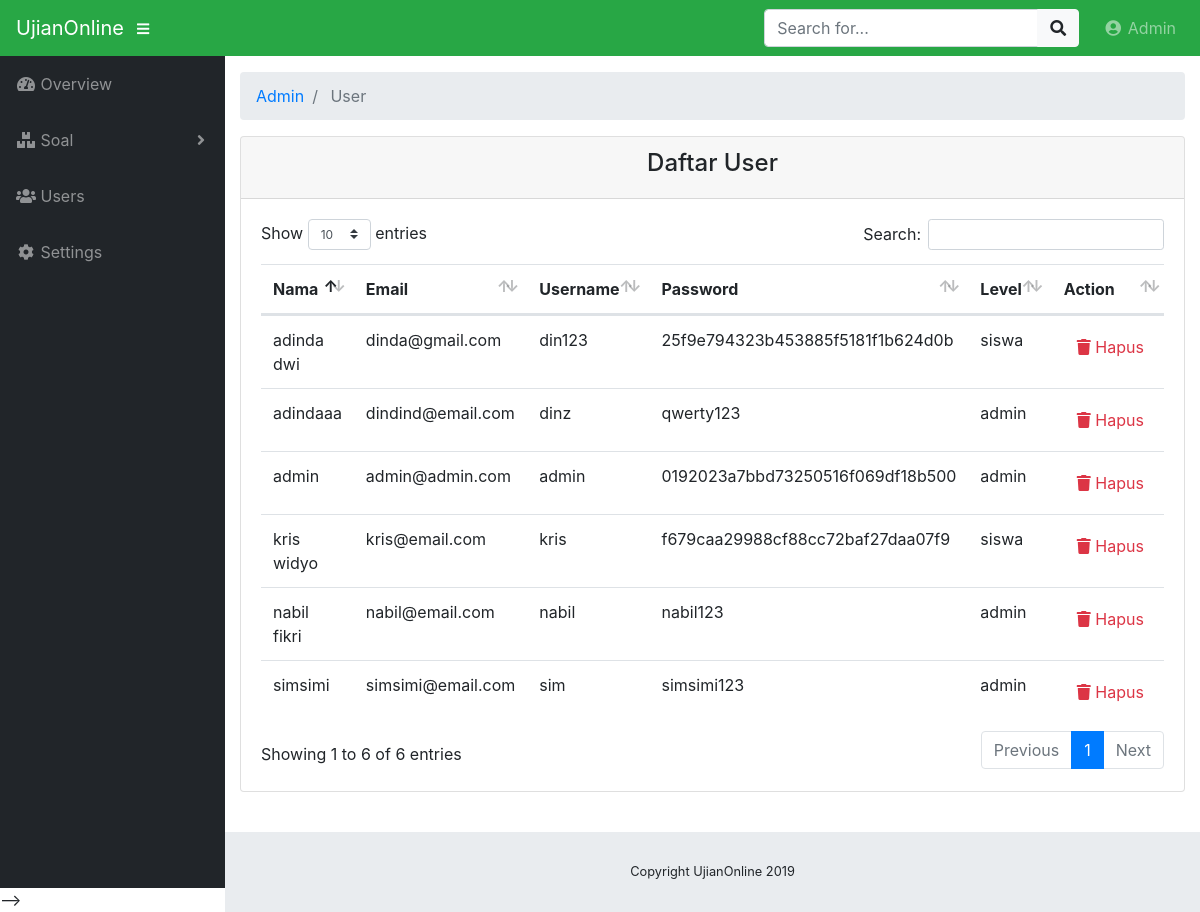
The app's page /index.php/admin/user with its own data.
### tables this page shows
CREATE TABLE `tbl_user` (
  `id_user` int(10) NOT NULL,
  `nama_user` varchar(100) NOT NULL,
  `username` varchar(20) NOT NULL,
  `email` varchar(100) NOT NULL,
  `password` varchar(100) NOT NULL,
  `level` enum('admin','siswa') NOT NULL
);

### application/controllers/admin/User.php (called while the page is built, shortened)
<?php
class User extends CI_Controller {
	public function __construct()
	{
		$this->load->model('user_model');
		$this->load->library('form_validation');
	}
	public function index()
	{
		$data["tbl_user"] = $this->user_model->getAll();
		$this->load->view('admin/user/list', $data);
	}
}

### index.php (called while the page is built, shortened)
<?php
require_once BASEPATH.'core/CodeIgniter.php';

### application/models/User_model.php (called while the page is built, shortened)
<?php if ( ! defined('BASEPATH')) exit('No direct script access allowed');
class User_model extends CI_Model
{
	private $_table = "tbl_user";
	public function getAll(){
		return $this->db->get($this->_table)->result();
	}
}
?>

### application/views/admin/user/list.php (the view, shortened to what this page needs)
<!DOCTYPE html>
<html lang="en">
<head>
	<?php $this->load->view("admin/_partials/head.php") ?>
</head>
<body id="page-top">
	<?php $this->load->view("admin/_partials/navbar.php") ?>
	<div id="wrapper">
		<?php $this->load->view("admin/_partials/sidebar.php") ?>
		<div id="content-wrapper">
			<div class="container-fluid">
				<?php $this->load->view("admin/_partials/breadcrumb.php") ?>
				<div class="card mb-3">
					<div class="card-header">
						<h4> <center> Daftar User </center></h4>
					</div>
					<div class="card-body">
						<div class="table-responsive">
							<table class="table table-hover" id="dataTable" width="100%" cellspacing="0">
								<thead>
									<tr>
										<th>Nama</th>
										<th>Email</th>
										<th>Username</th>
										<th>Password</th>
										<th>Level</th>
										<th>Action</th>
									</tr>
								</thead>
								<tbody>
									<?php foreach ($tbl_user as $user): ?>
									<tr>
										<td width="150">
											<?php echo $user->nama_user ?>
										</td>
										<td>
											<?php echo $user->email ?>
										</td>
										<td>
											<?php echo $user->username ?>
										</td>
										<td>
											<?php echo $user->password ?>
										</td>
										<td>
											<?php echo $user->level ?>
										</td>
										<td width="250">
											<a onclick="deleteConfirm('<?php echo site_url('admin/user/delete/'.$user->id_user) ?>')"
											 href="#!" class="btn btn-small text-danger"><i class="fas fa-trash"></i> Hapus</a>
										</td>
									</tr>
									<?php endforeach; ?>
								</tbody>
							</table>
						</div>
					</div>
				</div>
			</div>
			<?php $this->load->view("admin/_partials/footer.php") ?>
		</div>
	</div>
</body>
</html>

### application/views/admin/_partials/head.php (shortened to what this page needs)
<link href="<?php echo base_url('assets/bootstrap/css/bootstrap.min.css') ?>" rel="stylesheet">
<link href="<?php echo base_url('assets/fontawesome-free/css/all.min.css') ?>" rel="stylesheet" type="text/css">
<link href="<?php echo base_url('assets/datatables/dataTables.bootstrap4.css') ?>" rel="stylesheet">
<link href="<?php echo base_url('css/sb-admin.css') ?>" rel="stylesheet">

### application/views/admin/_partials/navbar.php (shortened to what this page needs)
<nav class="navbar navbar-expand navbar-dark bg-success static-top">
    <a class="navbar-brand mr-1" href="<?php echo site_url('admin/Overview') ?>"><?php echo SITE_NAME ?></a>
    <button class="btn btn-link btn-sm text-white order-1 order-sm-0" id="sidebarToggle" href="#">
        <i class="fas fa-bars"></i>
    </button>
    <form class="d-none d-md-inline-block form-inline ml-auto mr-0 mr-md-3 my-2 my-md-0">
        <div class="input-group">
            <input type="text" class="form-control" placeholder="Search for..." aria-label="Search" aria-describedby="basic-addon2">
            <div class="input-group-append">
                <button class="btn btn-light" type="button">
                    <i class="fas fa-search"></i>
                </button>
            </div>
        </div>
    </form>
    <ul class="navbar-nav ml-auto ml-md-0">
        <li class="nav-item dropdown no-arrow">
            <a class="nav-link dropdown-toggle" href="#" id="userDropdown" role="button" data-toggle="dropdown" aria-haspopup="true"
                aria-expanded="false">
                <i class="fas fa-user-circle fa-fw"></i> Admin
            </a>
        </li>
    </ul>
</nav>

### application/views/admin/_partials/sidebar.php (shortened to what this page needs)
<ul class="sidebar navbar-nav">
    <li class="nav-item <?php echo $this->uri->segment(2) == '' ? 'active': '' ?>">
        <a class="nav-link" href="<?php echo site_url('admin/Overview') ?>">
            <i class="fas fa-fw fa-tachometer-alt"></i>
            <span>Overview</span>
        </a>
    </li>
    <li class="nav-item dropdown <?php echo $this->uri->segment(2) == 'soal' ? 'active': '' ?>">
        <a class="nav-link dropdown-toggle" href="#" id="pagesDropdown" role="button" data-toggle="dropdown" aria-haspopup="true"
            aria-expanded="false">
            <i class="fas fa-fw fa-boxes"></i>
            <span>Soal</span>
        </a>
    </li>
    <li class="nav-item">
        <a class="nav-link" href="<?php echo site_url('admin/user') ?>">
            <i class="fas fa-fw fa-users"></i>
            <span>Users</span></a>
    </li>
    <li class="nav-item">
        <a class="nav-link" href="#">
            <i class="fas fa-fw fa-cog"></i>
            <span>Settings</span></a>
    </li>
</ul>

### application/views/admin/_partials/breadcrumb.php
<ol class="breadcrumb">
<?php foreach ($this->uri->segments as $segment): ?>
	<?php
		$url = substr($this->uri->uri_string, 0, strpos($this->uri->uri_string, $segment)) . $segment;
		$is_active =  $url == $this->uri->uri_string;
	?>
	<li class="breadcrumb-item <?php echo $is_active ? 'active': '' ?>">
		<?php if($is_active): ?>
			<?php echo ucfirst($segment) ?>
		<?php else: ?>
			<a href="<?php echo site_url($url) ?>"><?php echo ucfirst($segment) ?></a>
		<?php endif; ?>
	</li>
<?php endforeach; ?>
</ol>

### application/views/admin/_partials/footer.php
<footer class="sticky-footer">
  <div class="container my-auto">
    <div class="copyright text-center my-auto">
      <span>Copyright  <?php echo SITE_NAME ." ". Date('Y') ?></span>
    </div>
  </div>
</footer>

### css/sb-admin.css (style rules this page uses)
html { position: relative; min-height: 100%; }
body { height: 100%; }
#wrapper { display: -webkit-box; display: -ms-flexbox; display: flex; }
#wrapper #content-wrapper { overflow-x: hidden; width: 100%; padding-top: 1rem; padding-bottom: 80px; }
.navbar-nav .nav-item.dropdown .dropdown-toggle::after { width: 1rem; text-align: center; float: right; vertical-align: 0; border: 0; font-weight: 900; content: '\f105'; font-family: 'Font Awesome 5 Free'; }
.navbar-nav .nav-item.dropdown.no-arrow .dropdown-toggle::after { display: none; }
.sidebar { width: 90px !important; background-color: #212529; min-height: calc(100vh - 56px); }
.sidebar .nav-item:last-child { margin-bottom: 1rem; }
.sidebar .nav-item .nav-link { text-align: center; padding: 0.75rem 1rem; width: 90px; }
.sidebar .nav-item .nav-link span { font-size: 0.65rem; display: block; }
.sidebar .nav-item.dropdown .dropdown-toggle::after { display: none; }
.sidebar .nav-item .nav-link { color: rgba(255, 255, 255, 0.5); }
@media (min-width: 768px) { .sidebar { width: 225px !important; } }
@media (min-width: 768px) { .sidebar .nav-item .nav-link { display: block; width: 100%; text-align: left; padding: 1rem; width: 225px; } }
@media (min-width: 768px) { .sidebar .nav-item .nav-link span { font-size: 1rem; display: inline; } }
@media (min-width: 768px) { .sidebar .nav-item.dropdown .dropdown-toggle::after { display: block; } }
:root { --input-padding-x: 0.75rem; --input-padding-y: 0.75rem; }
footer.sticky-footer { display: -webkit-box; display: -ms-flexbox; display: flex; position: absolute; right: 0; bottom: 0; width: calc(100% - 90px); height: 80px; background-color: #e9ecef; }
footer.sticky-footer .copyright { line-height: 1; font-size: 0.8rem; }
@media (min-width: 768px) { footer.sticky-footer { width: calc(100% - 225px); } }

### records on screen
tbl_user: nama_user "adinda dwi", email "dinda@gmail.com", username "din123", password "25f9e794323b453885f5181f1b624d0b", level "siswa"
tbl_user: nama_user "admin", email "admin@admin.com", username "admin", password "0192023a7bbd73250516f069df18b500", level "admin"
tbl_user: nama_user "kris widyo", email "kris@email.com", username "kris", password "f679caa29988cf88cc72baf27daa07f9", level "siswa"
tbl_user: nama_user "nabil fikri", email "nabil@email.com", username "nabil", password "nabil123", level "admin"
tbl_user: nama_user "adindaaa", email "dindind@email.com", username "dinz", password "qwerty123", level "admin"
tbl_user: nama_user "simsimi", email "simsimi@email.com", username "sim", password "simsimi123", level "admin"

### other values on screen
SITE_NAME "UjianOnline"
$segment "Admin"
$segment "User"
Date('Y') "2019"
